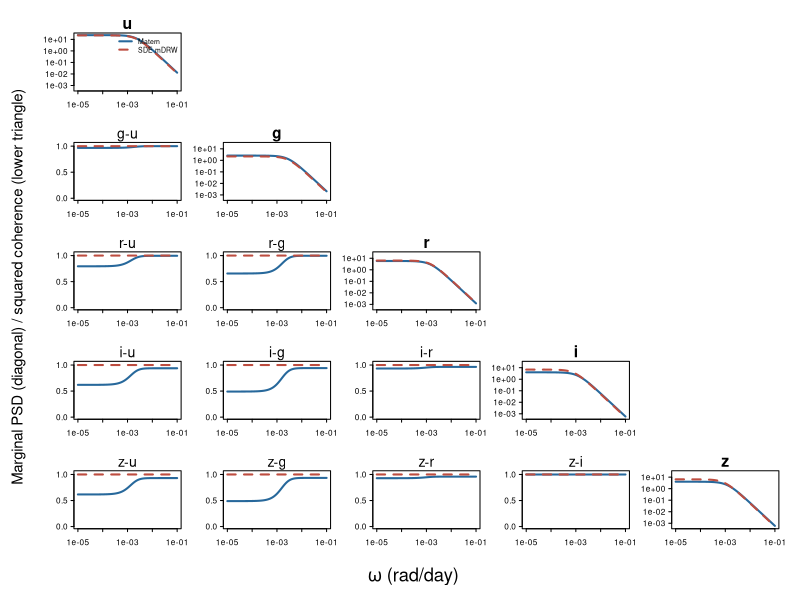
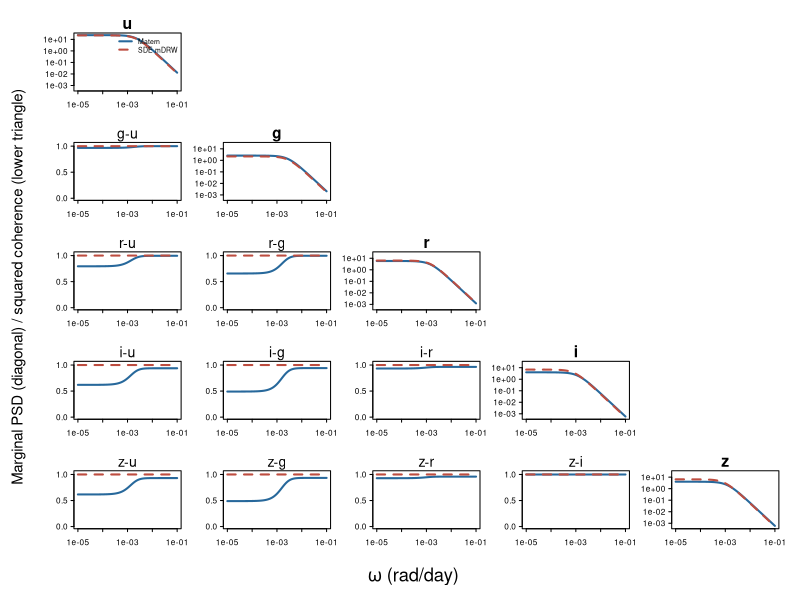

The R source for these figures, in order:
# SDSS Stripe 82: triangular PSD and squared-coherence comparison
bands <- c('u','g','r','i','z')
tau_mat <- c(424.6893,353.1032,689.4087,827.1391,825.1932)
sd_mat <- c(0.16563299,0.06047612,0.06484202,0.04908173,0.04936020)
rho_mat <- matrix(c(1,.9915415,.9432275,.8731145,.8703337,.9915415,1,.8994494,.8244922,.8220550,.9432275,.8994494,1,.9739943,.9713308,.8731145,.8244922,.9739943,1,.9998767,.8703337,.8220550,.9713308,.9998767,1),5,byrow=TRUE)
# Updated MCARMA(1,0) BFGS fit, logLik = 487.855845654774
# Stationary marginal SDs, damping timescales, and zero-lag correlations.
tau_sde <- c(441.5315, 351.17098, 698.56327, 1154.2732, 1098.5143)
sd_sde <- c(0.1593024, 0.055834073, 0.067183569, 0.054503761, 0.054191356)
sigma_sde <- sd_sde * sqrt(2 / tau_sde)

# Pairs ordered by combn(1:5, 2): ug, ur, ui, uz, gr, gi, gz, ri, rz, iz.
pairs <- combn(1:5, 2)
rho_values <- c(0.99348184, 0.97425527, 0.89471643, 0.90444063,
                0.94365406, 0.84582196, 0.8568769, 0.96928186,
                0.97491983, 0.99969365)
rho_sde <- diag(5)
for (k in seq_len(ncol(pairs))) {
  i <- pairs[1, k]; j <- pairs[2, k]
  rho_sde[i, j] <- rho_sde[j, i] <- rho_values[k]
}

# For diagonal drift a_j = 1/tau_j, stationary rho_ij equals
# driver correlation r_ij * 2*sqrt(tau_i*tau_j)/(tau_i+tau_j).
# The printed rho estimates are rounded to 8 digits and imply
# driver correlations within ~1e-8 of 1; clamp rounding overshoot.
r_sde <- diag(5)
for (k in seq_len(ncol(pairs))) {
  i <- pairs[1, k]; j <- pairs[2, k]
  raw_r <- rho_sde[i, j] * (tau_sde[i] + tau_sde[j]) /
           (2 * sqrt(tau_sde[i] * tau_sde[j]))
  if (abs(raw_r) > 1 + 1e-6) stop('Inconsistent MCARMA stationary correlation')
  r_sde[i, j] <- r_sde[j, i] <- max(-1, min(1, raw_r))
}
omega <- 10^seq(-5,-1,length.out=600)
psd <- function(w,s,t) 2*s^2*t/(1+(w*t)^2)
mat_cross <- function(w,i,j) {tc<-sqrt(2/(tau_mat[i]^(-2)+tau_mat[j]^(-2)));2*rho_mat[i,j]*sd_mat[i]*sd_mat[j]*tc/(1+(w*tc)^2)}
sde_cross <- function(w,i,j) sigma_sde[i]*sigma_sde[j]*r_sde[i,j]/((1/tau_sde[i]+1i*w)*(1/tau_sde[j]-1i*w))
mat_psd<-lapply(1:5,function(j)psd(omega,sd_mat[j],tau_mat[j]))
sde_psd<-lapply(1:5,function(j)psd(omega,sd_sde[j],tau_sde[j]))
all_psd<-unlist(c(mat_psd,sde_psd)); ylim_psd<-range(all_psd)
cols<-c('#27689B','#BD4D40')

plot_triangle <- function(file,device=c('pdf','png')) {
 op<-par(mfrow=c(5,5),mar=c(2.4,2.6,1.5,.6),oma=c(3,3,1,1),mgp=c(1.5,.45,0),tcl=-.22,cex.axis=.75)
 for(i in 1:5) for(j in 1:5) {
  if(j>i){plot.new();next}
  if(i==j) {
   plot(omega,mat_psd[[i]],type='l',log='xy',ylim=ylim_psd,xlim=range(omega),col=cols[1],lwd=2,axes=FALSE,xlab='',ylab='')
   lines(omega,sde_psd[[i]],col=cols[2],lwd=2,lty=2)
   axis(1);axis(2,las=1);box();mtext(bands[i],side=3,line=.1,font=2,cex=.95)
   if(i==1)legend('topright',legend=c('Matern','SDE mDRW'),col=cols,lty=c(1,2),lwd=2,bty='n',cex=.63)
  } else {
   m<-Mod(mat_cross(omega,i,j))^2/(mat_psd[[i]]*mat_psd[[j]])
   s<-Mod(sde_cross(omega,i,j))^2/(sde_psd[[i]]*sde_psd[[j]])
   plot(omega,m,type='l',log='x',ylim=c(0,1.03),xlim=range(omega),col=cols[1],lwd=2,axes=FALSE,xlab='',ylab='')
   lines(omega,s,col=cols[2],lwd=2,lty=2)
   axis(1);axis(2,at=c(0,.5,1),las=1);box();mtext(paste0(bands[i],'-',bands[j]),side=3,line=.1,cex=.85)
  }
 }
 mtext(expression(omega~'(rad/day)'),side=1,outer=TRUE,line=1.1,cex=1.1)
 mtext('Marginal PSD (diagonal) / squared coherence (lower triangle)',side=2,outer=TRUE,line=1.1,cex=.9)
}
plot_triangle('/mnt/data/sdss_psd_coherence_triangle.pdf','pdf')
plot_triangle('/mnt/data/sdss_psd_coherence_triangle.png','png')
